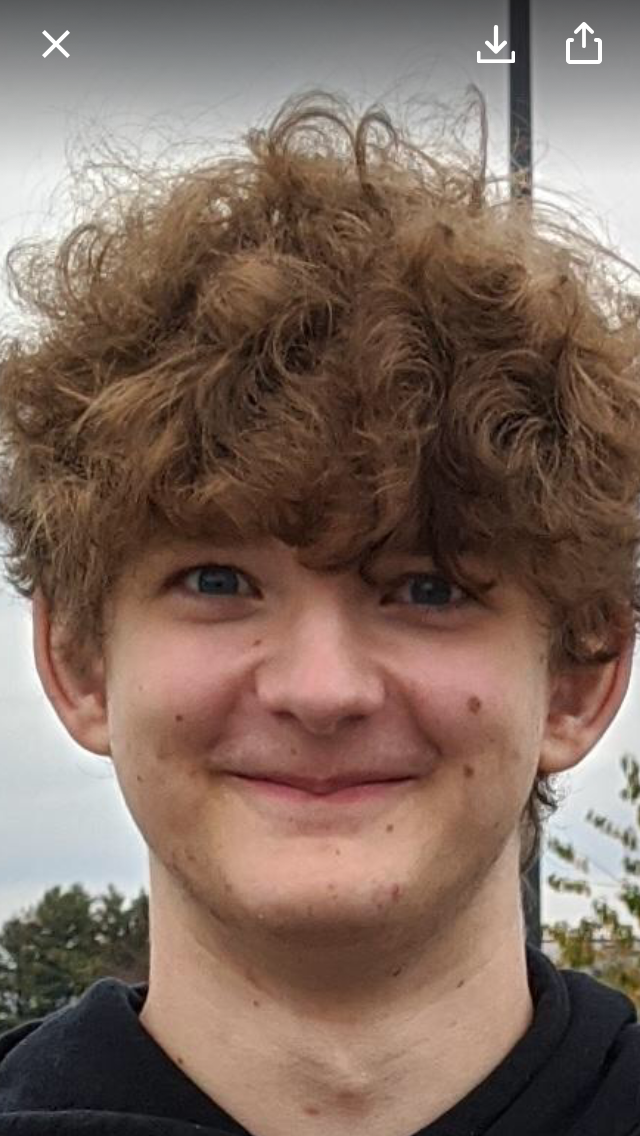
#> input picture andrew.PNG, 640 x 1136 px
$ python cv.py
#> lines starting #> are read from the running program, lines starting #| are printed output that depends on the picture; after the words box and inside, x2 and y2 are one past the last pixel; in counts of white or black regions, pixels touching at a corner belong together
import os
import numpy as np
import cv2 as cv
import pandas as pd
import matplotlib.pyplot as plt

#Figure out a way to check against a list of known directories and let user know errors before execution

'''def enterFolder():
    folder = input("Enter image folder name:")
    dir = os.chdir(folder)
    return(dir)'''

#filename = 'checkerboard.png'

'''img = cv.imread(filename)
gray = cv.cvtColor(img,cv.COLOR_BGR2GRAY)

# find Harris corners
gray = np.float32(gray)
dst = cv.cornerHarris(gray,2,3,0.04)
dst = cv.dilate(dst,None)
ret, dst = cv.threshold(dst,0.01*dst.max(),255,0)
dst = np.uint8(dst)

# find centroids
ret, labels, stats, centroids = cv.connectedComponentsWithStats(dst)

# define the criteria to stop and refine the corners
criteria = (cv.TERM_CRITERIA_EPS + cv.TERM_CRITERIA_MAX_ITER, 100, 0.001)
corners = cv.cornerSubPix(gray,np.float32(centroids),(5,5),(-1,-1),criteria)

# Now draw them
res = np.hstack((centroids,corners))
res = np.int0(res)
img[res[:,1],res[:,0]]=[0,0,255]
img[res[:,3],res[:,2]] = [0,255,0]

cv.imwrite('subpixel5.png',img)'''

def getItDone():
    #enterFolder()
        #imgList = os.listdir()
    img = cv.imread('andrew.PNG')
#> img is the input picture: shape (1136, 640, 3); mean B, G, R 95.5, 106.8, 127.8
            #cv.imwrite(x, cv.cvtColor(img, cv.COLOR_RGB2BGR)) <= Rewrites the images in the folder to BGR
    rgb = cv.cvtColor(img, cv.COLOR_BGR2RGB) #Converts BGR to RGB
    hsv = cv.cvtColor(img, cv.COLOR_BGR2HSV)
#> hsv: shape (1136, 640, 3); mean H, S, V 32.6, 79.9, 129
    lower_blue = np.array([150,70,40])
    upper_blue = np.array([230,185,170])
    mask = cv.inRange(rgb, lower_blue, upper_blue)
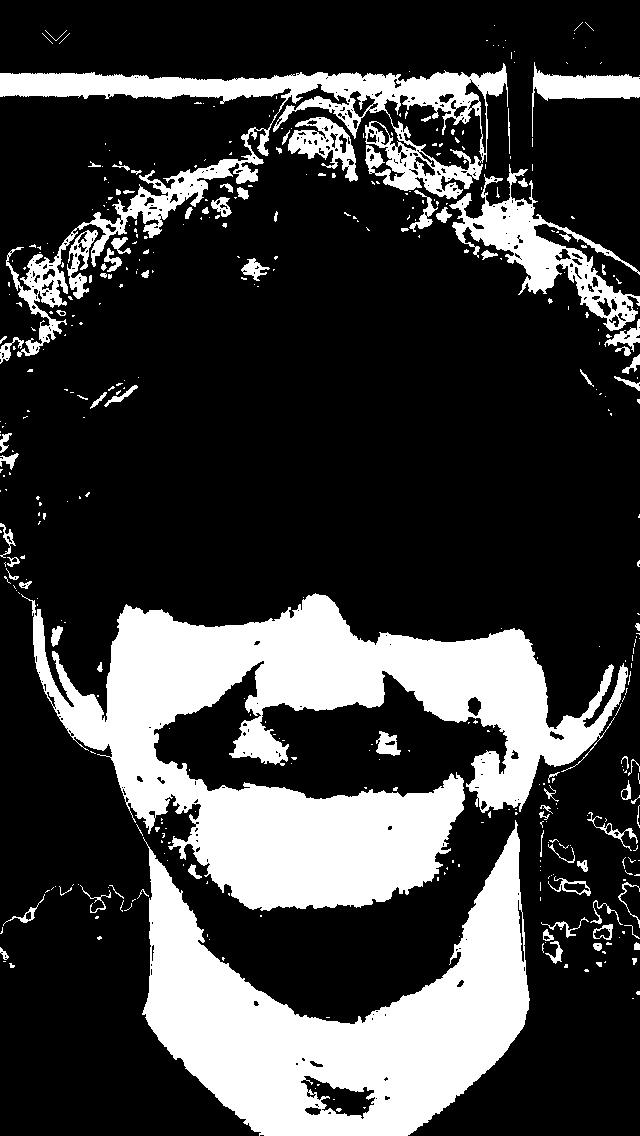
#> mask: shape (1136, 640); 24.7% white; 422 white regions (332 under 20 px), largest, box (x1, y1, x2, y2) and area: (21, 593, 628, 911) 81662, (142, 820, 530, 1136) 53175, (0, 63, 508, 357) 22806
    neg = cv.bitwise_not(rgb)
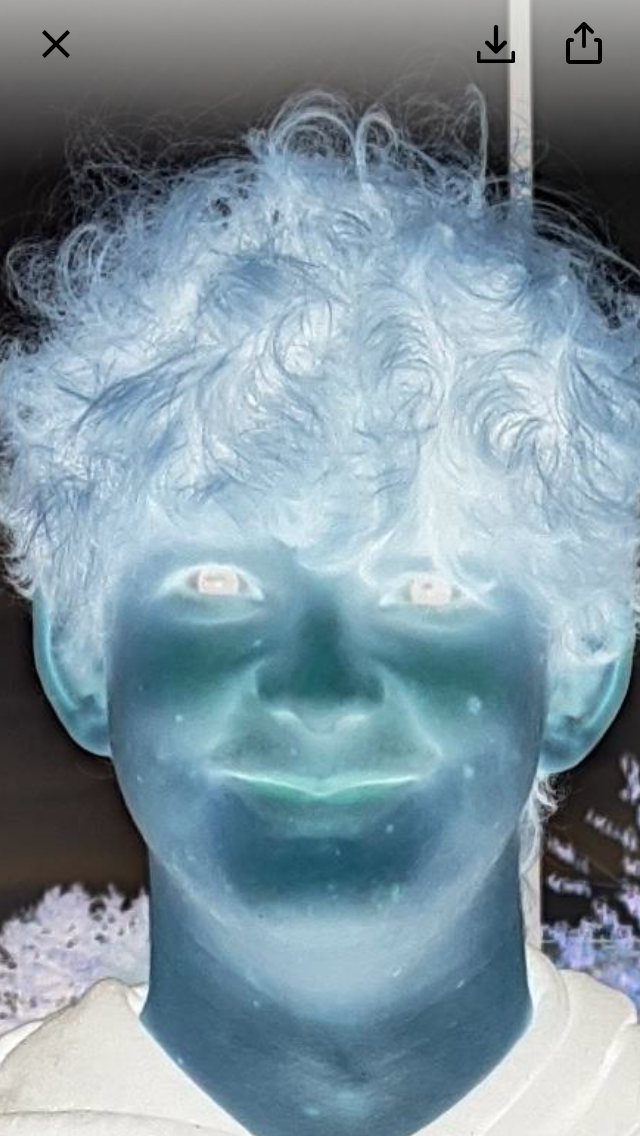
#> neg: shape (1136, 640, 3); mean R, G, B 127.2, 148.2, 159.5

        #Plotting
    def identify_axes(ax_dict, fontsize=48):
#> called with fontsize = 48
        kw = dict(ha="center", va="center", fontsize=fontsize, color="darkgrey")
        for k, ax in ax_dict.items():
            ax.text(0.5, 0.5, k, transform=ax.transAxes, **kw)
    fig = plt.figure(layout="constrained")
    ax_dict = fig.subplot_mosaic(
        [
            ["rgb", "hsv", "mask", "neg"]
        ]
    )
    ax_dict["rgb"].imshow(rgb)
    ax_dict["rgb"].axis('off')
    ax_dict["hsv"].imshow(hsv)
    ax_dict["hsv"].axis('off')
    ax_dict["mask"].imshow(mask)
    ax_dict["mask"].axis('off')
    ax_dict["neg"].imshow(neg)
    ax_dict["neg"].axis('off')
    identify_axes(ax_dict)

    plt.show()
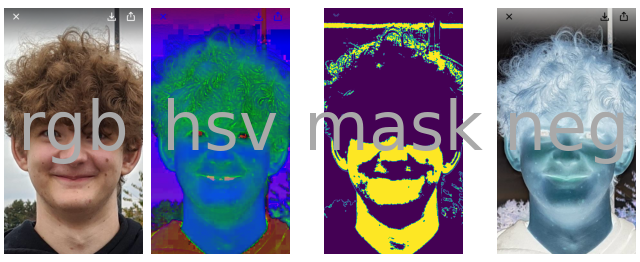
#> figure drawn by matplotlib, 4 panels
getItDone()

'''def getItDone():
    enterFolder()
    try:
        imgList = os.listdir()
        for x in imgList:
            img = cv.imread(x)
            #cv.imwrite(x, cv.cvtColor(img, cv.COLOR_RGB2BGR)) <= Rewrites the images in the folder to BGR
            rgb = cv.cvtColor(img, cv.COLOR_BGR2RGB) #Converts BGR to RGB

            #Plotting

            plt.imshow(rgb)
            plt.show()
    except:
        print("Error 404. Folder not found.\nPlease enter another folder.")
#getItDone()'''

$ run again, with IMG_1735.PNG copied over andrew.PNG
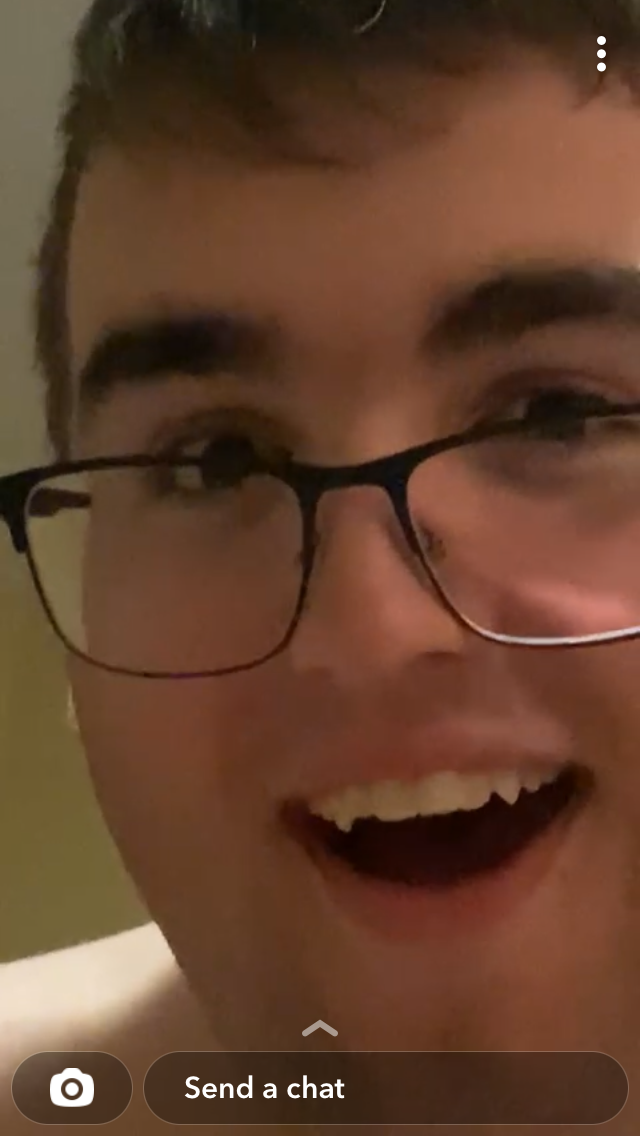
#> input picture IMG_1735.PNG, 640 x 1136 px
#> in getItDone, img is the input picture: shape (1136, 640, 3); mean B, G, R 45.1, 65.4, 99.4
#> hsv: shape (1136, 640, 3); mean H, S, V 12, 146.2, 99.4
#> in getItDone, `mask = cv.inRange(rgb, lower_blue, upper_blue)`:
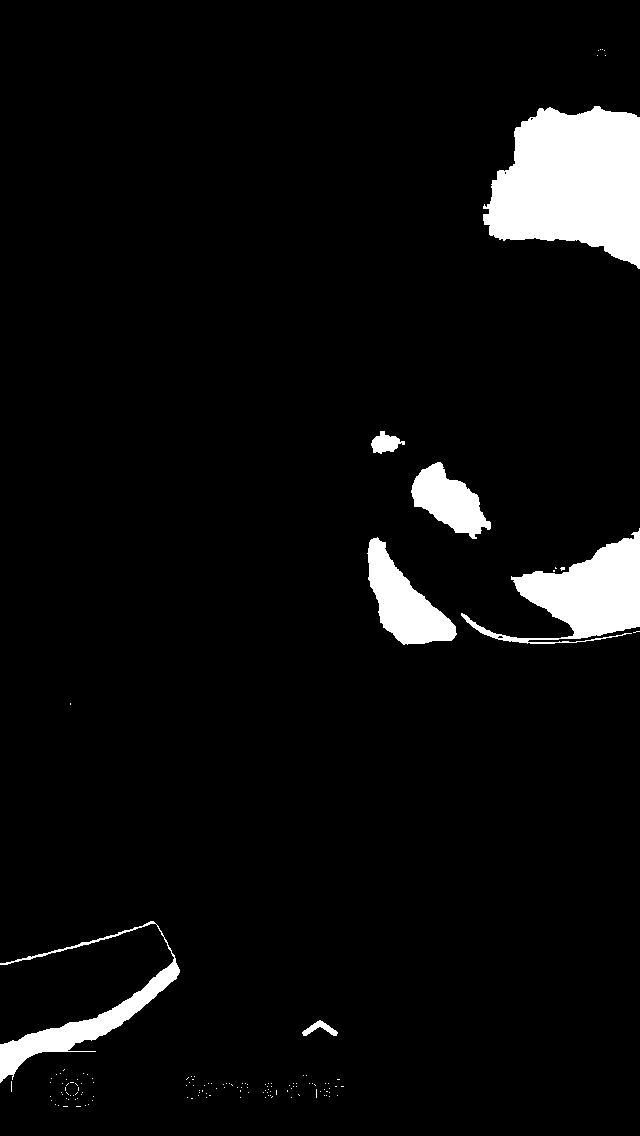
#> mask: shape (1136, 640); 5.5% white; 137 white regions (130 under 20 px), largest, box (x1, y1, x2, y2) and area: (483, 106, 640, 269) 18454, (461, 528, 640, 644) 8471, (0, 921, 180, 1083) 4605
#> in getItDone, `plt.show()`:
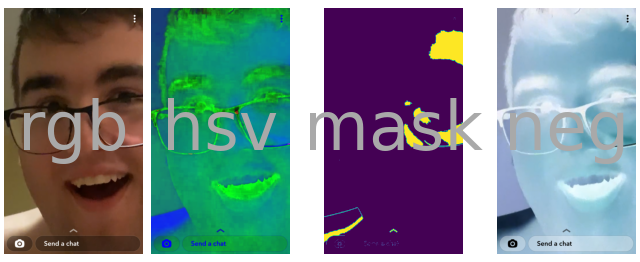
#> figure drawn by matplotlib, 4 panels
